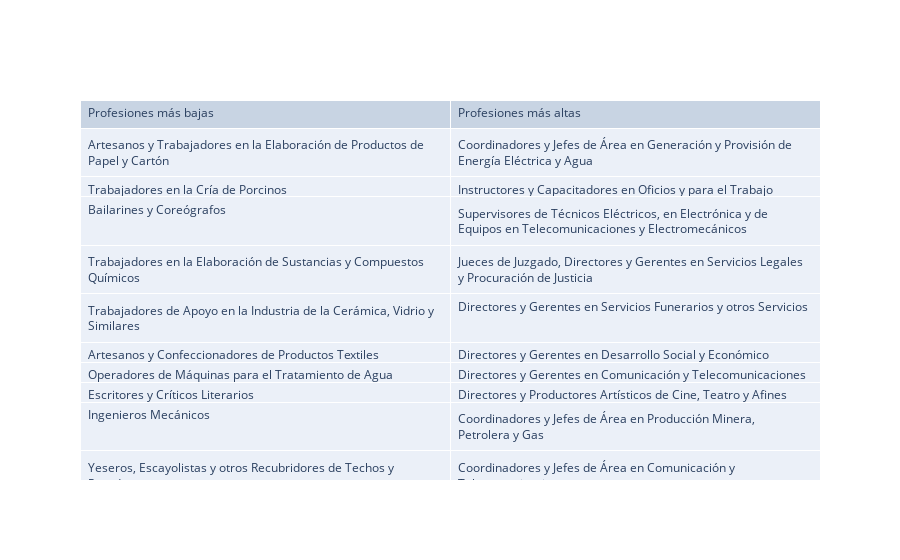

The code cell stored with this chart in its notebook:
### Code cell
import pandas as pd
import plotly.graph_objects as go

# Datos de la tabla proporcionada
data = {
    'Profesiones más bajas': [
        'Artesanos y Trabajadores en la Elaboración de Productos de Papel y Cartón',
        'Trabajadores en la Cría de Porcinos',
        'Bailarines y Coreógrafos',
        'Trabajadores en la Elaboración de Sustancias y Compuestos Químicos',
        'Trabajadores de Apoyo en la Industria de la Cerámica, Vidrio y Similares',
        'Artesanos y Confeccionadores de Productos Textiles',
        'Operadores de Máquinas para el Tratamiento de Agua',
        'Escritores y Críticos Literarios',
        'Ingenieros Mecánicos',
        'Yeseros, Escayolistas y otros Recubridores de Techos y Paredes'
    ],
    'Profesiones más altas': [
        'Coordinadores y Jefes de Área en Generación y Provisión de Energía Eléctrica y Agua',
        'Instructores y Capacitadores en Oficios y para el Trabajo',
        'Supervisores de Técnicos Eléctricos, en Electrónica y de Equipos en Telecomunicaciones y Electromecánicos',
        'Jueces de Juzgado, Directores y Gerentes en Servicios Legales y Procuración de Justicia',
        'Directores y Gerentes en Servicios Funerarios y otros Servicios',
        'Directores y Gerentes en Desarrollo Social y Económico',
        'Directores y Gerentes en Comunicación y Telecomunicaciones',
        'Directores y Productores Artísticos de Cine, Teatro y Afines',
        'Coordinadores y Jefes de Área en Producción Minera, Petrolera y Gas',
        'Coordinadores y Jefes de Área en Comunicación y Telecomunicaciones'
    ]
}

# Crear el DataFrame
df = pd.DataFrame(data)

# Crear una tabla con Plotly sin estilos
fig = go.Figure(data=[go.Table(
    header=dict(values=list(df.columns),
                align='left'),
    cells=dict(values=[df['Profesiones más bajas'], df['Profesiones más altas']],
               align='left'))
])
fig.show()

# Asegurarse de que la carpeta 'tablas' existe
if not os.path.exists('tablas'):
    os.makedirs('tablas')
# Exportar la tabla como archivo HTML
fig.write_html("assets/tablas/tabla_profesiones.html")

### Figure 1 — Plotly figure (JSON) as saved in the notebook; plotly's stock layout.template omitted (floating-point values rounded to 4 significant figures)
{"data": [{"cells": {"align": "left", "values": [["Artesanos y Trabajadores en la Elaboración de Productos de Papel y Cartón", "Trabajadores en la Cría de Porcinos", "Bailarines y Coreógrafos", "Trabajadores en la Elaboración de Sustancias y Compuestos Químicos", "Trabajadores de Apoyo en la Industria de la Cerámica, Vidrio y Similares", "Artesanos y Confeccionadores de Productos Textiles", "Operadores de Máquinas para el Tratamiento de Agua", "Escritores y Críticos Literarios", "Ingenieros Mecánicos", "Yeseros, Escayolistas y otros Recubridores de Techos y Paredes"], ["Coordinadores y Jefes de Área en Generación y Provisión de Energía Eléctrica y Agua", "Instructores y Capacitadores en Oficios y para el Trabajo", "Supervisores de Técnicos Eléctricos, en Electrónica y de Equipos en Telecomunicaciones y Electromecánicos", "Jueces de Juzgado, Directores y Gerentes en Servicios Legales y Procuración de Justicia", "Directores y Gerentes en Servicios Funerarios y otros Servicios", "Directores y Gerentes en Desarrollo Social y Económico", "Directores y Gerentes en Comunicación y Telecomunicaciones", "Directores y Productores Artísticos de Cine, Teatro y Afines", "Coordinadores y Jefes de Área en Producción Minera, Petrolera y Gas", "Coordinadores y Jefes de Área en Comunicación y Telecomunicaciones"]]}, "header": {"align": "left", "values": ["Profesiones más bajas", "Profesiones más altas"]}, "type": "table"}], "layout": {}}
